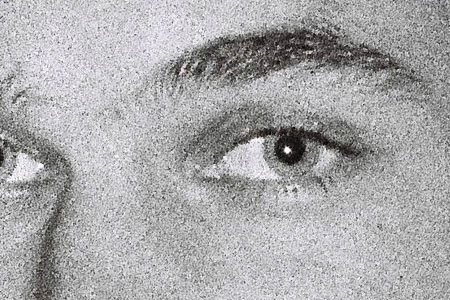
#> input picture eye.png, 450 x 300 px
$ python flip.py eye.png   (Python 2 division)
#> lines starting #> are read from the running program, lines starting #| are printed output that depends on the picture
import sys
from PIL import Image

# define flip function
def flip(x):
    x = x.transpose(Image.FLIP_LEFT_RIGHT)
    #img.show()
    return

if len(sys.argv)<=1:
	print "missing image filename"
	sys.exit(1)
filename = sys.argv[1]
img = Image.open(filename)
#> img is the input picture: PIL image 450x300 RGB; mean R, G, B 170.1, 169.6, 170.8
img = img.convert("L")
#> img: PIL image 450x300 L
img = img.transpose(Image.FLIP_LEFT_RIGHT)
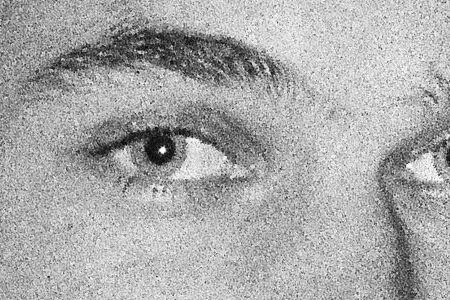
#> img: PIL image 450x300 L; min 1, max 255, mean 169.9
img.show()

# call flip function
#flip(img)
#img.show()
